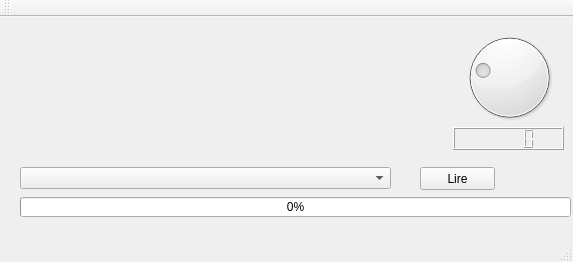
<?xml version="1.0" encoding="UTF-8"?>
<ui version="4.0">
 <class>MainWindow</class>
 <widget class="QMainWindow" name="MainWindow">
  <property name="geometry">
   <rect>
    <x>0</x>
    <y>0</y>
    <width>573</width>
    <height>262</height>
   </rect>
  </property>
  <property name="windowTitle">
   <string>MainWindow</string>
  </property>
  <widget class="QWidget" name="centralWidget">
   <widget class="QDial" name="volume">
    <property name="geometry">
     <rect>
      <x>459</x>
      <y>10</y>
      <width>101</width>
      <height>101</height>
     </rect>
    </property>
    <property name="maximum">
     <number>100</number>
    </property>
    <property name="value">
     <number>25</number>
    </property>
   </widget>
   <widget class="QLCDNumber" name="LCDVolume">
    <property name="geometry">
     <rect>
      <x>453</x>
      <y>110</y>
      <width>111</width>
      <height>23</height>
     </rect>
    </property>
   </widget>
   <widget class="QProgressBar" name="chargement">
    <property name="geometry">
     <rect>
      <x>20</x>
      <y>180</y>
      <width>551</width>
      <height>20</height>
     </rect>
    </property>
    <property name="value">
     <number>0</number>
    </property>
   </widget>
   <widget class="QComboBox" name="selectStations">
    <property name="geometry">
     <rect>
      <x>20</x>
      <y>150</y>
      <width>371</width>
      <height>22</height>
     </rect>
    </property>
   </widget>
   <widget class="QPushButton" name="Lire">
    <property name="geometry">
     <rect>
      <x>420</x>
      <y>150</y>
      <width>75</width>
      <height>23</height>
     </rect>
    </property>
    <property name="text">
     <string>Lire</string>
    </property>
   </widget>
  </widget>
  <widget class="QMenuBar" name="menuBar">
   <property name="geometry">
    <rect>
     <x>0</x>
     <y>0</y>
     <width>573</width>
     <height>21</height>
    </rect>
   </property>
  </widget>
  <widget class="QToolBar" name="mainToolBar">
   <attribute name="toolBarArea">
    <enum>TopToolBarArea</enum>
   </attribute>
   <attribute name="toolBarBreak">
    <bool>false</bool>
   </attribute>
  </widget>
  <widget class="QStatusBar" name="statusBar"/>
 </widget>
 <layoutdefault spacing="6" margin="11"/>
 <resources/>
 <connections/>
</ui>
